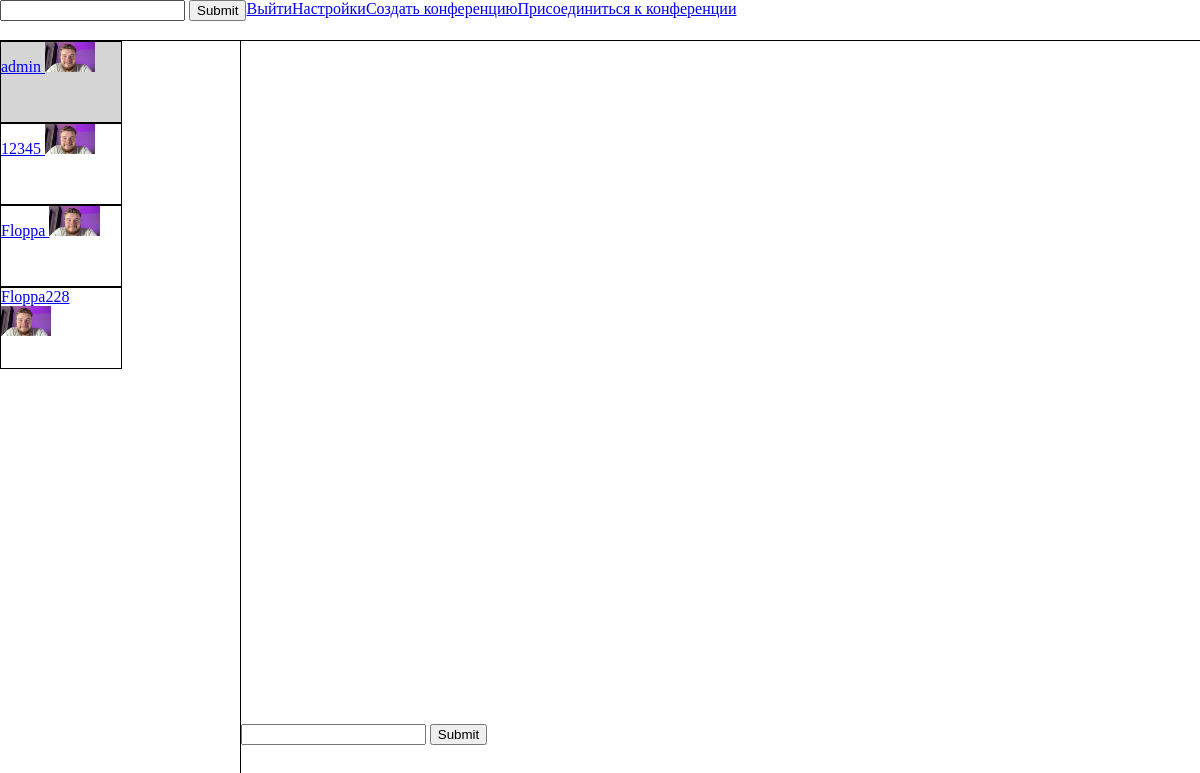
Before: /?dialog=1 (signed in) with the older database file.
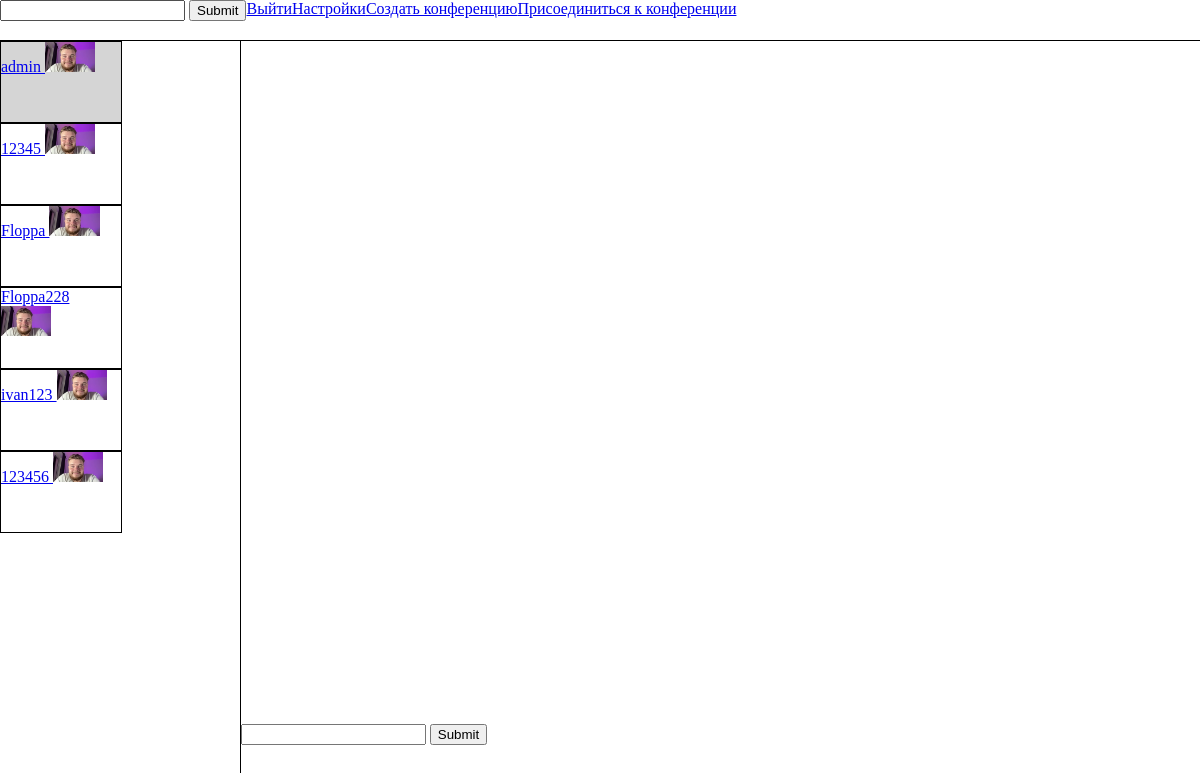
After: the same page with the newer database file.
### chat_app/models.py (models this page shows, shortened)
class Dialog(models.Model):
    category = models.ForeignKey(to = DiaCategory, on_delete=models.CASCADE)
    name = models.CharField(max_length=100, null=True, blank=True)
    avatar = models.ImageField(upload_to='avatars_dialog', default='default.png')

### user_app/models.py (models this page shows)
class User(AbstractUser):
    img = models.ImageField(upload_to="avatars_users", default="avatars_users/default.png",)
    login = models.CharField(max_length=50, unique=True, blank = True, null = True)
    channel_name = models.CharField(max_length=250, unique=True, blank = True, null = True)

### chat_app/views.py (the view)
# urls.py: path("", chat, name="chat"),
@login_required
def chat(request):
    dialog_requested_id = request.GET.get('dialog')
    dialogs_by_user = Member.objects.filter(user = request.user)
    context = {'dialogs': [], 'messages': None, 'user_id': request.user.id}
    for dialog in dialogs_by_user:
        dialog_info = Dialog.objects.get(id = dialog.dialog_id)
        print(dialog_info.avatar)
        if dialog_info.category_id == 1:
            dialogs_by_id = Member.objects.filter(dialog_id = dialog.dialog_id).exclude(user = request.user)
            if not dialogs_by_id.exists():
                dialog_name = "Избранное"
            else:
                dialog_name = dialogs_by_id[0].user.username
        else:
            dialog_name = dialog_info.name
        context['dialogs'].append({'dialog_info':dialog_info, 'name':dialog_name})
    if dialog_requested_id != None:
        messages = get_messages(request, int(dialog_requested_id))
        context['messages'] = messages
        context['current_dialog'] = int(dialog_requested_id)
    context['conf_id'] = random.randint(1000,9999)
    return render(request, 'chat_app/chat.html', context)

### chat_app/views.py (called while the page is built)
def get_messages(request, dialog_id):
    content = Content.objects.filter(dialog_id=dialog_id)
    return content

### chat_app/templates/chat_app/chat.html (shortened to what this page needs)
{% load static %}
<!DOCTYPE html>
<html lang="en">
    <head>
        <link rel="stylesheet" href="{% static 'vendor/css/chat.css'%}" />
    </head>
    <body>
        <header>
            <form action="{% url 'chat_app:search_user'%}">
                <input type="text" name="username" />
                <input type="submit" />
            </form>
            <a href="{%url 'user_app:logout'%}">Выйти</a>
            <a href="{%url 'user_app:settings'%}">Настройки</a>
            <a href="{%url 'chat_app:conf_active' conf_id=conf_id%}">Создать конференцию</a>
            <a href="{%url 'chat_app:conf'%}">Присоединиться к конференции</a>
        </header>
        <main>
            <div class="nav-menu">
                <div class="contacts" id="contacts">
                    {% for dialog in dialogs %}
                    <a
                        class="link-dia"
                        id="{{dialog.dialog_info.id}}"
                        href="?dialog={{dialog.dialog_info.id}}"
                    >
                        <div
                            class="contact {% if current_dialog == dialog.dialog_info.id %} active {% endif%}"
                        >
                            {{dialog.name}}
                            <img
                                src="{{dialog.dialog_info.avatar.url}}"
                                alt=""
                            />
                        </div>
                    </a>
                    {%endfor%}
                </div>
            </div>
            <div class="chat-menu">
                <div class="messages">
                </div>
                <form class="send_message">
                    <input type="text" name="text" id="send_message_inp" />
                    <input type="submit" />
                </form>
            </div>
        </main>
    </body>
</html>

Changed rows visible on the page:
added Dialog: name "ivan123", dialog_info.avatar (placeholder picture)
added Dialog: name "123456", dialog_info.avatar (placeholder picture)
